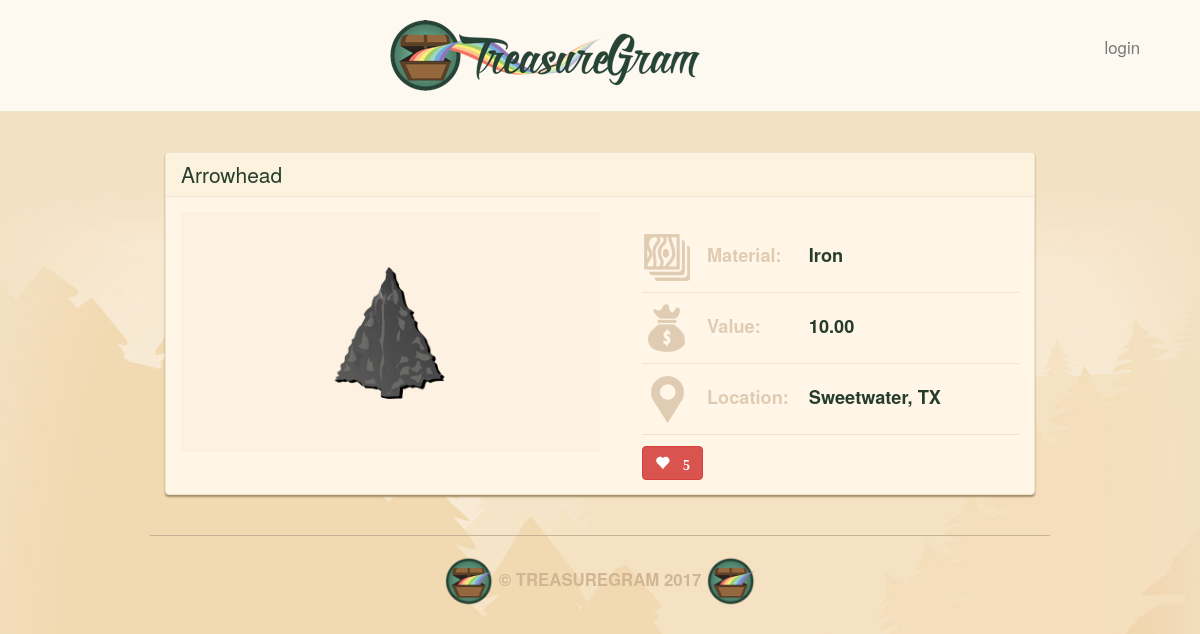
Page /5/ on the earlier database version.
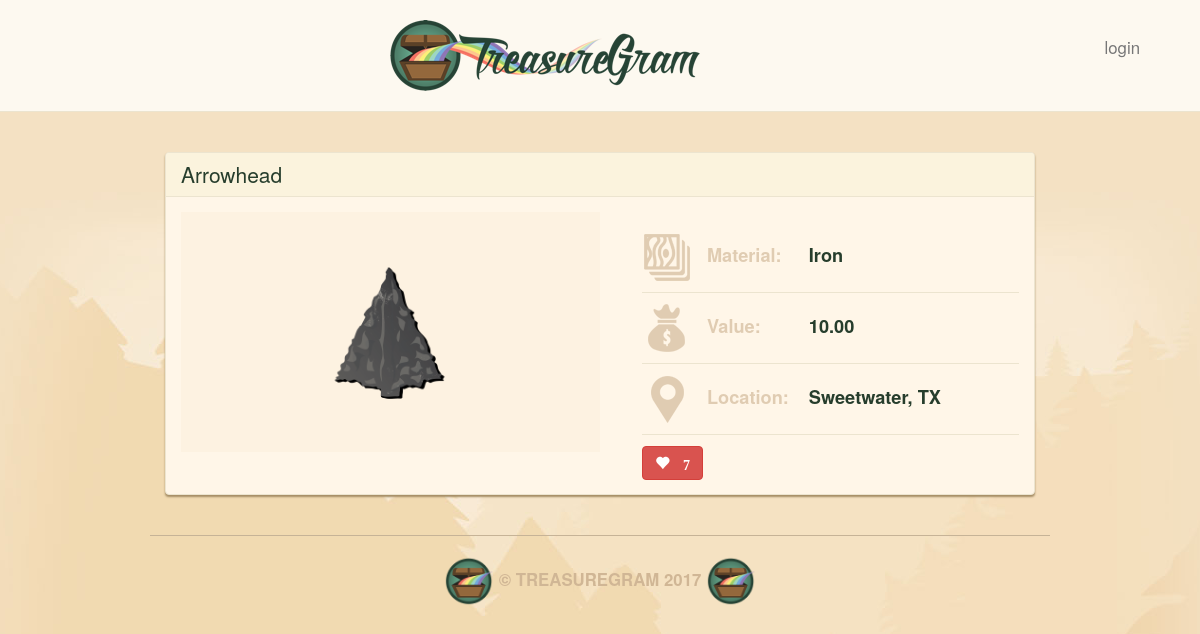
Same page on the later database version.
### main_app/models.py (models this page shows, shortened)
class Treasure(models.Model):
    user = models.ForeignKey(User)
    name = models.CharField(max_length=100)
    value = models.DecimalField(max_digits=10, decimal_places=2)
    material = models.CharField(max_length=100)
    location = models.CharField(max_length=100)
    image = models.ImageField(upload_to='treasure_images',
                              default='media/default.png')
    likes = models.IntegerField(default=0)

### main_app/views.py (the view)
# urls.py: url(r'^([0-9]+)/$', views.detail, name = 'detail'),
def detail(request, treasure_id):
    treasure = Treasure.objects.get(id=treasure_id)
    return render(request, 'detail.html', {'treasure' : treasure})

### main_app/templates/detail.html
{% extends 'base.html' %}
{% load staticfiles %}
{% block content %}
<div class="treasure panel panel-default">
    <div class="panel-heading">
        <h3 class="panel-title">{{ treasure.name}}</h3>
    </div>
    <div class="panel-body">
        <div class="treasure-photo-detail">
            <img src="{{ treasure.image.url }}" height="200">
        </div>
        <table class="treasure-table">
            <tr>
                <th>
                    <img src="{% static "images/material-icon.png" %}" />
                    Material:
                </th>
                <td>
                    {{ treasure.material}}
                </td>
            </tr>
            <tr>
                <th>
                    <img src="{% static 'images/value-icon.png' %}" />
                    Value:
                </th>
                <td>
                    {% if treasure.value > 0 %}
                    {{ treasure.value }}
                    {% else %}
                    Unknown
                    {% endif %}
                </td>
            </tr>
            <tr>
                <th>
                    <img src="{% static 'images/location-icon.png' %}" />
                    Location:
                </th>
                <td>
                    {{ treasure.location }}
                </td>
            </tr>
        </table>
        <button id="likes" data-id="{{ treasure.id}}"
                           class="btn btn-mini btn-danger glyphicon glyphicon-heart"
                           type="button">
            {% if treasure.likes > 0 %}
            {{ treasure.likes }}
            {% endif %}
        </button>
    </div>
</div>
{% endblock %}

Differences in the rows shown:
changed Treasure "Arrowhead": likes "5" → "7"
